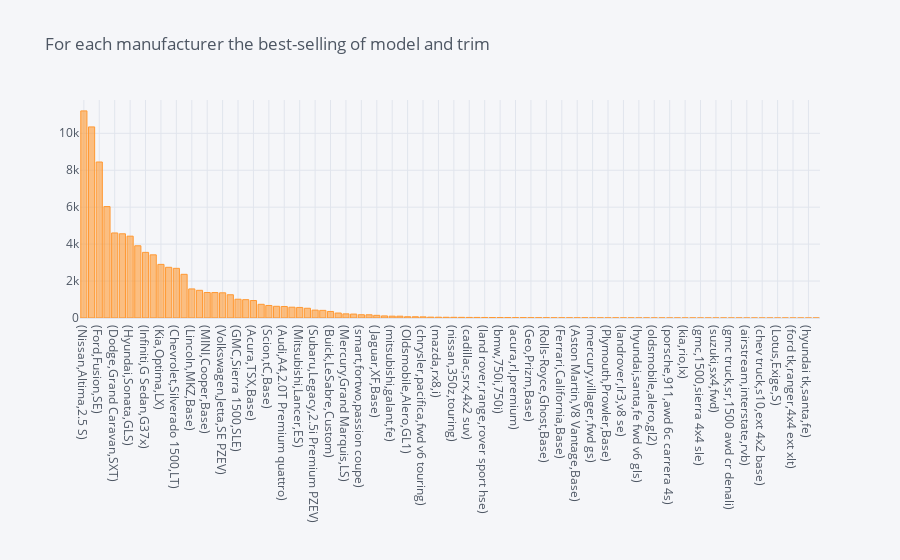

Source (notebook cell):
### Markdown cell above
#### 5. **For each manufacturer, what is the best-selling combination of model and trim?**

### Code cell
group_data = df[['make', 'model', 'trim']].groupby('make').value_counts().reset_index()
y = pd.DataFrame({'make':[], 'model':[], 'trim':[], 0:[]})
for i in df['make'].unique():
    y = y.append(group_data[group_data['make'] == i].sort_values(by = 0, ascending = False).head(1))
y.groupby(['make', 'model', 'trim']).sum().sort_values(by = 0, ascending=False).iplot(kind = 'bar', title = 'For each manufacturer the best-selling of model and trim')

### Figure 1 — Plotly figure (JSON) as saved in the notebook; plotly's stock layout.template omitted (floating-point values rounded to 4 significant figures)
{"data": [{"marker": {"color": "rgba(255, 153, 51, 0.6)", "line": {"color": "rgba(255, 153, 51, 1.0)", "width": 1}}, "name": "0", "orientation": "v", "text": "", "type": "bar", "x": ["(Nissan,Altima,2.5 S)", "(mercedes,c230wz,amg)", "(Ford,Fusion,SE)", "(Toyota,Camry,LE)", "(Dodge,Grand Caravan,SXT)", "(Chrysler,Town and Country,Touring)", "(Hyundai,Sonata,GLS)", "(Honda,Civic,LX)", "(Infiniti,G Sedan,G37x)", "(BMW,3 Series,328i)", "(Kia,Optima,LX)", "(Jeep,Grand Cherokee,Laredo)", "(Chevrolet,Silverado 1500,LT)", "(Lexus,RX 350,Base)", "(Lincoln,MKZ,Base)", "(Cadillac,CTS,Base)", "(MINI,Cooper,Base)", "(Mercedes-Benz,C-Class,C250 Sport)", "(Volkswagen,Jetta,SE PZEV)", "(Ram,1500,SLT)", "(GMC,Sierra 1500,SLE)", "(Mazda,Mazda3,i Sport)", "(Acura,TSX,Base)", "(Pontiac,G6,Base)", "(Scion,tC,Base)", "(Volvo,S60,T5)", "(Audi,A4,2.0T Premium quattro)", "(Saturn,VUE,Base)", "(Mitsubishi,Lancer,ES)", "(Land Rover,Range Rover Sport,HSE)", "(Subaru,Legacy,2.5i Premium PZEV)", "(HUMMER,H3,Base)", "(Buick,LeSabre,Custom)", "(FIAT,500,Pop)", "(Mercury,Grand Marquis,LS)", "(Porsche,Cayenne,S)", "(smart,fortwo,passion coupe)", "(Suzuki,Forenza,Base)", "(Jaguar,XF,Base)", "(Saab,9-3,2.0T)", "(mitsubishi,galant,fe)", "(lexus,gx,470)", "(Oldsmobile,Alero,GL1)", "(chevrolet,hhr,lt)", "(chrysler,pacifica,fwd v6 touring)", "(Isuzu,Rodeo,LS)", "(mazda,rx8,i)", "(Bentley,Continental GT,Base)", "(nissan,350z,touring)", "(honda,pilot,awd ex)", "(cadillac,srx,4x2 suv)", "(dodge,gr,caravan crew)", "(land rover,range,rover sport hse)", "(Maserati,Quattroporte,Base)", "(bmw,750i,750i)", "(subaru,forester,awd x)", "(acura,rl,premium)", "(ford,explorer,4x4 v6 xlt)", "(Geo,Prizm,Base)", "(toyota,sienna,le)", "(Rolls-Royce,Ghost,Base)", "(volkswagen,passat,fwd 4c gls)", "(Ferrari,California,Base)", "(lincoln,mkt,awd v6)", "(Aston Martin,V8 Vantage,Base)", "(jeep,wrangler,4x4 4c se)", "(mercury,villager,fwd gs)", "(Tesla,Model S,Base)", "(Plymouth,Prowler,Base)", "(Fisker,Karma,Eco-Sport)", "(landrover,lr3,v8 se)", "(vw,routan,se)", "(hyundai,santa,fe fwd v6 gls)", "(buick,rainier,4x2 6c cxl)", "(oldsmobile,alero,gl2)", "(Lamborghini,Gallardo,Spyder)", "(porsche,911,awd 6c carrera 4s)", "(pontiac,g6,4c)", "(kia,rio,lx)", "(maserati,quattroporte,exec gt)", "(gmc,1500,sierra 4x4 sle)", "(Daewoo,Nubira,SE)", "(suzuki,sx4,fwd)", "(plymouth,breeze,fwd 4c)", "(gmc truck,sr,1500 awd cr denali)", "(audi,tt,fwd 4c)", "(airstream,interstate,rvb)", "(mazda tk,cx-7,gr tourawd)", "(chev truck,s10,ext 4x2 base)", "(dodge tk,gr,caravn se)", "(Lotus,Exige,S)", "(dot,durango,4x4 slt)", "(ford tk,ranger,4x4 ext xlt)", "(ford truck,explorer,xlt)", "(hyundai tk,santa,fe)", "(mercedes-b,sl55,amg)"], "y": [11212, 10345, 8445, 6034, 4604, 4559, 4430, 3910, 3553, 3420, 2903, 2745, 2689, 2365, 1574, 1499, 1380, 1378, 1364, 1259, 1016, 993, 946, 741, 678, 633, 623, 585, 571, 528, 427, 413, 353, 269, 224, 213, 177, 174, 144, 113, 99, 98, 68, 67, 61, 47, 43, 39, 38, 35, 31, 31, 28, 27, 27, 24, 23, 21, 18, 17, 16, 13, 13, 12, 12, 12, 10, 10, 9, 9, 7, 6, 5, 5, 5, 4, 4, 4, 3, 3, 3, 2, 2, 2, 2, 2, 1, 1, 1, 1, 1, 1, 1, 1, 1, 1]}], "layout": {"legend": {"bgcolor": "#F5F6F9", "font": {"color": "#4D5663"}}, "paper_bgcolor": "#F5F6F9", "plot_bgcolor": "#F5F6F9", "title": {"font": {"color": "#4D5663"}, "text": "For each manufacturer the best-selling of model and trim"}, "xaxis": {"gridcolor": "#E1E5ED", "showgrid": true, "tickfont": {"color": "#4D5663"}, "title": {"font": {"color": "#4D5663"}, "text": ""}, "zerolinecolor": "#E1E5ED"}, "yaxis": {"gridcolor": "#E1E5ED", "showgrid": true, "tickfont": {"color": "#4D5663"}, "title": {"font": {"color": "#4D5663"}, "text": ""}, "zerolinecolor": "#E1E5ED"}}}
